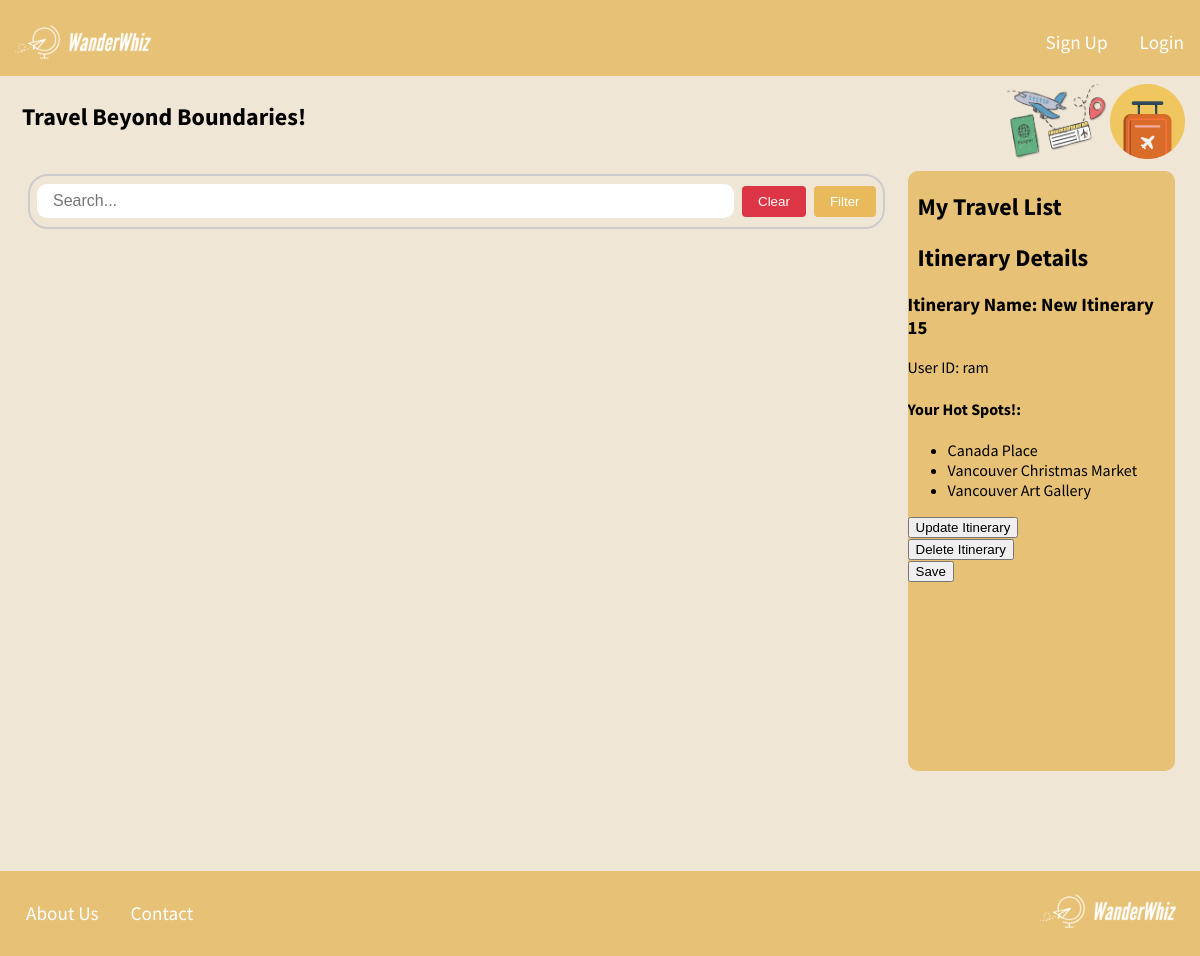
Page /itineraries/15/ on the committed database.
### members/models.py (models this page shows, shortened)
class Itinerary(models.Model):
    itinerary_name = models.CharField(max_length=255)
    business_list = models.ManyToManyField(Business)
    user_id = models.ForeignKey(User, on_delete=models.CASCADE)

class Business(models.Model):
    business_name = models.CharField(max_length=255)
    business_type = models.CharField(max_length=12, default='Tourist Attraction')
    address = models.CharField(max_length=255)
    rating = models.CharField(max_length=5)

### members/views.py (the view)
# urls.py: path('itineraries/<int:id>/', itinerary_detail, name='itinerary_detail'),
def itinerary_detail(request, id):
    itinerary = get_object_or_404(Itinerary, id=id)
    return render(request, 'itinerary_detail.html', {'itinerary': itinerary})

### members/templates/itinerary_detail.html (shortened to what this page needs)
{% extends 'registration/home.html'%}
{% load static %}
{% block itineraryinfo %}
<h2>Itinerary Details</h2>
<h3>Itinerary Name: {{ itinerary.itinerary_name }}</h3>
<p>User ID: {{ itinerary.user_id }}</p>
<h4>Your Hot Spots!:</h4>
<ul>
  {% for business in itinerary.business_list.all %}
    <li>{{ business.business_name }}</li>
  {% empty %}
    <li>No businesses found.</li>
  {% endfor %}
</ul>
<button onclick="window.location.href='{% url 'itinerary_update' id=itinerary.id %}'" class="btn btn-primary">Update Itinerary</button>
<form action="{% url 'itinerary_delete' itinerary.id %}" method="post">
  <button type="submit" class="btn btn-danger">Delete Itinerary</button>
</form>
{% endblock %}

### members/static/homestylesheet.css (style rules this page uses)
body { background-color: #f0e6d6; width: 100%; font-family: 'Source Sans Pro', sans-serif; margin: 0; }
h2 { padding-left: 10px; }

### rows in the picture
Itinerary: itinerary_name "New Itinerary 15", user_id "ram"
Business: business_name "Canada Place"
Business: business_name "Vancouver Christmas Market"
Business: business_name "Vancouver Art Gallery"
